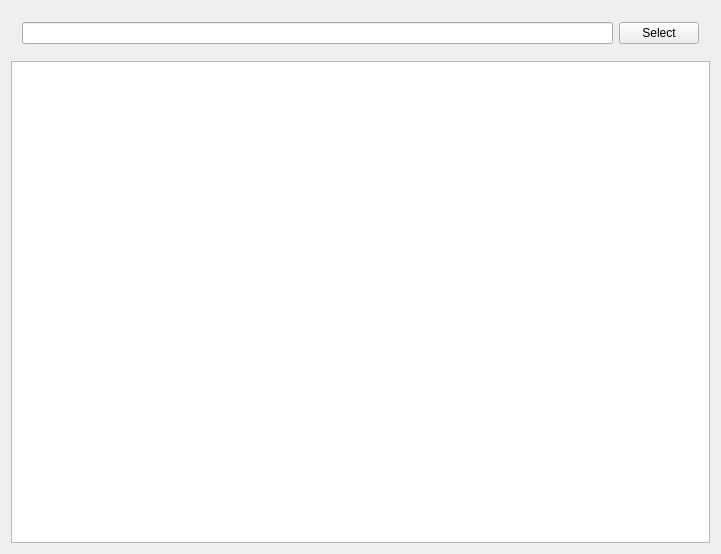
<?xml version="1.0" encoding="UTF-8"?>
<ui version="4.0">
 <class>Widget</class>
 <widget class="QWidget" name="Widget">
  <property name="geometry">
   <rect>
    <x>0</x>
    <y>0</y>
    <width>721</width>
    <height>554</height>
   </rect>
  </property>
  <property name="windowTitle">
   <string>Widget</string>
  </property>
  <layout class="QVBoxLayout" name="verticalLayout">
   <item>
    <widget class="QWidget" name="widget" native="true">
     <layout class="QHBoxLayout" name="horizontalLayout">
      <item>
       <widget class="QLineEdit" name="lineEdit"/>
      </item>
      <item>
       <widget class="QPushButton" name="select">
        <property name="text">
         <string>Select</string>
        </property>
       </widget>
      </item>
     </layout>
    </widget>
   </item>
   <item>
    <widget class="QTextEdit" name="textEdit"/>
   </item>
  </layout>
 </widget>
 <layoutdefault spacing="6" margin="11"/>
 <resources/>
 <connections/>
</ui>
